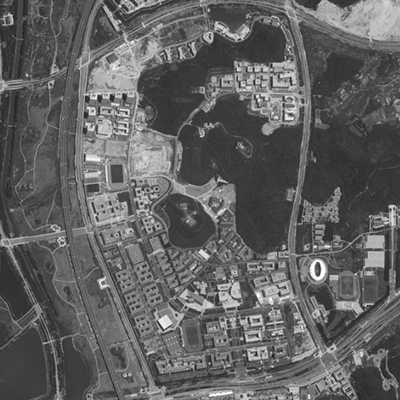
#> input picture week11/NJU.tif, 400 x 400 px
$ python '添加高斯噪声.py'
#> lines starting #> are read from the running program, lines starting #| are printed output that depends on the picture; after the words box and inside, x2 and y2 are one past the last pixel; in counts of white or black regions, pixels touching at a corner belong together
import cv2
import numpy as np
import matplotlib.pyplot as plt
#
# step 1. load image
img = cv2.imread('NJU.tif', cv2.IMREAD_GRAYSCALE)
#> img is the input picture: shape (400, 400); min 28, max 255, mean 97.1
img2 = np.float64(img)


# step 2. add Gaussian Noise
rows, cols = img.shape
#> rows = 400; cols = 400
GaussNoise = np.random.normal(0, 0.1, (rows, cols))
img3 = img2 + GaussNoise*128
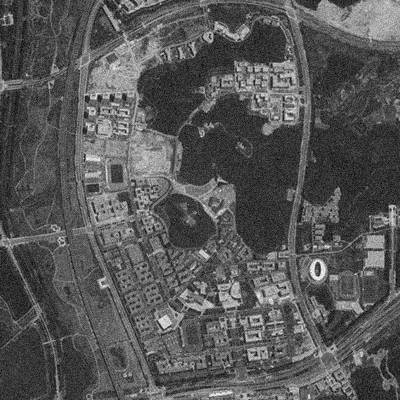
#> img3: shape (400, 400) float64; min 1.48, max 280.5, mean 97.2; drawn with min black and max white


# step 3. postprocessing
img3[img3>255] = 255
#> img3: shape (400, 400) float64; 0.04% of pixels changed, all inside (x1, y1, x2, y2) = (87, 67, 325, 395)
img3[img3<0] = 0

# step 4. show image
plt.subplot(1, 2, 1), plt.imshow(img, 'gray'), plt.title('origin'), plt.xticks([]), plt.yticks([])
plt.subplot(1, 2, 2), plt.imshow(img3, 'gray'), plt.title('Gaussian'), plt.xticks([]), plt.yticks([])
plt.show()
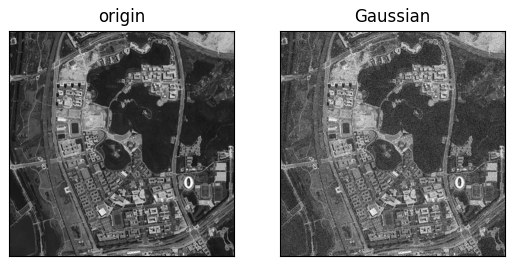
#> figure drawn by matplotlib, 2 panels

#添加高斯噪声
